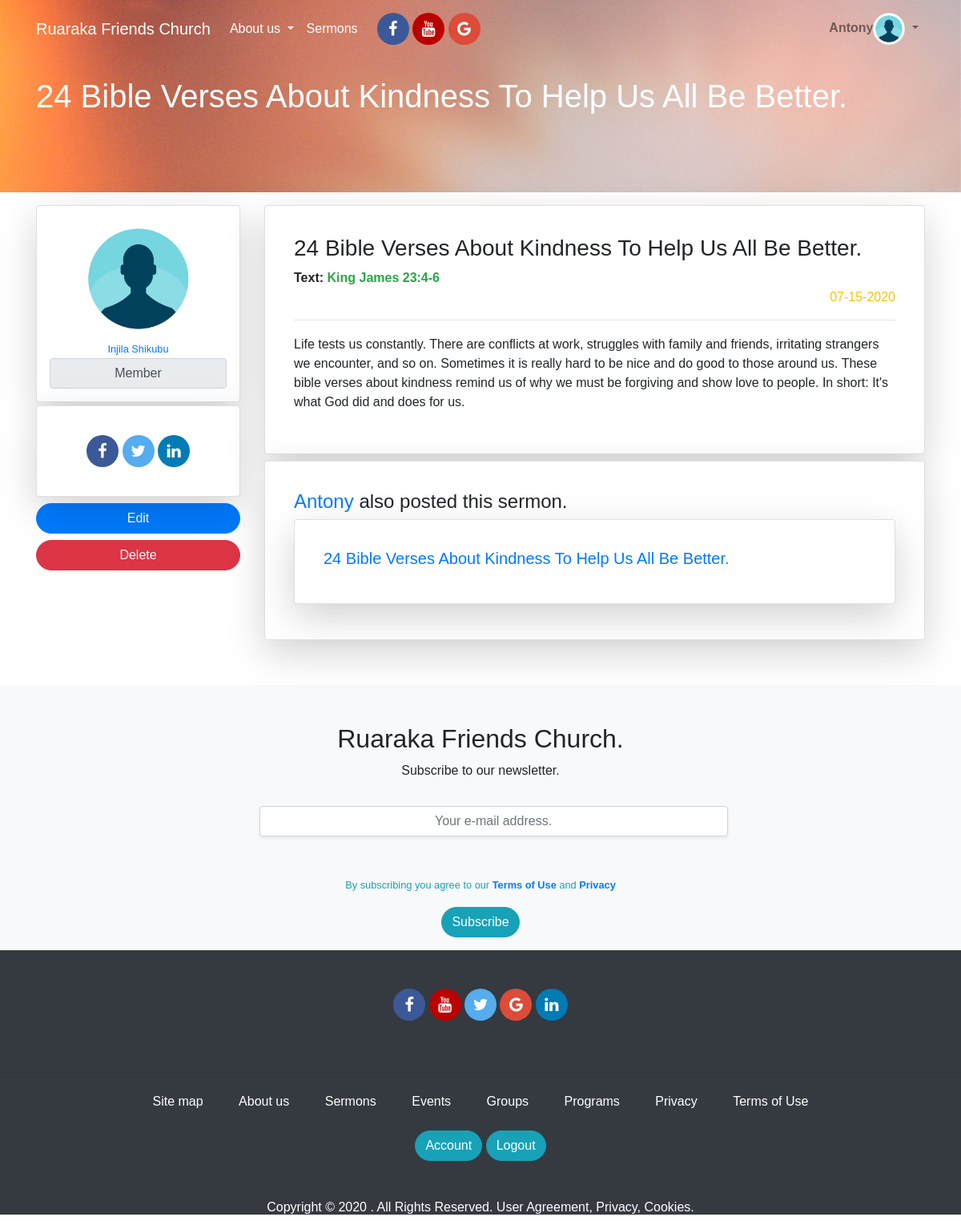
The app's page /sermon/details/3 (signed in), older data.
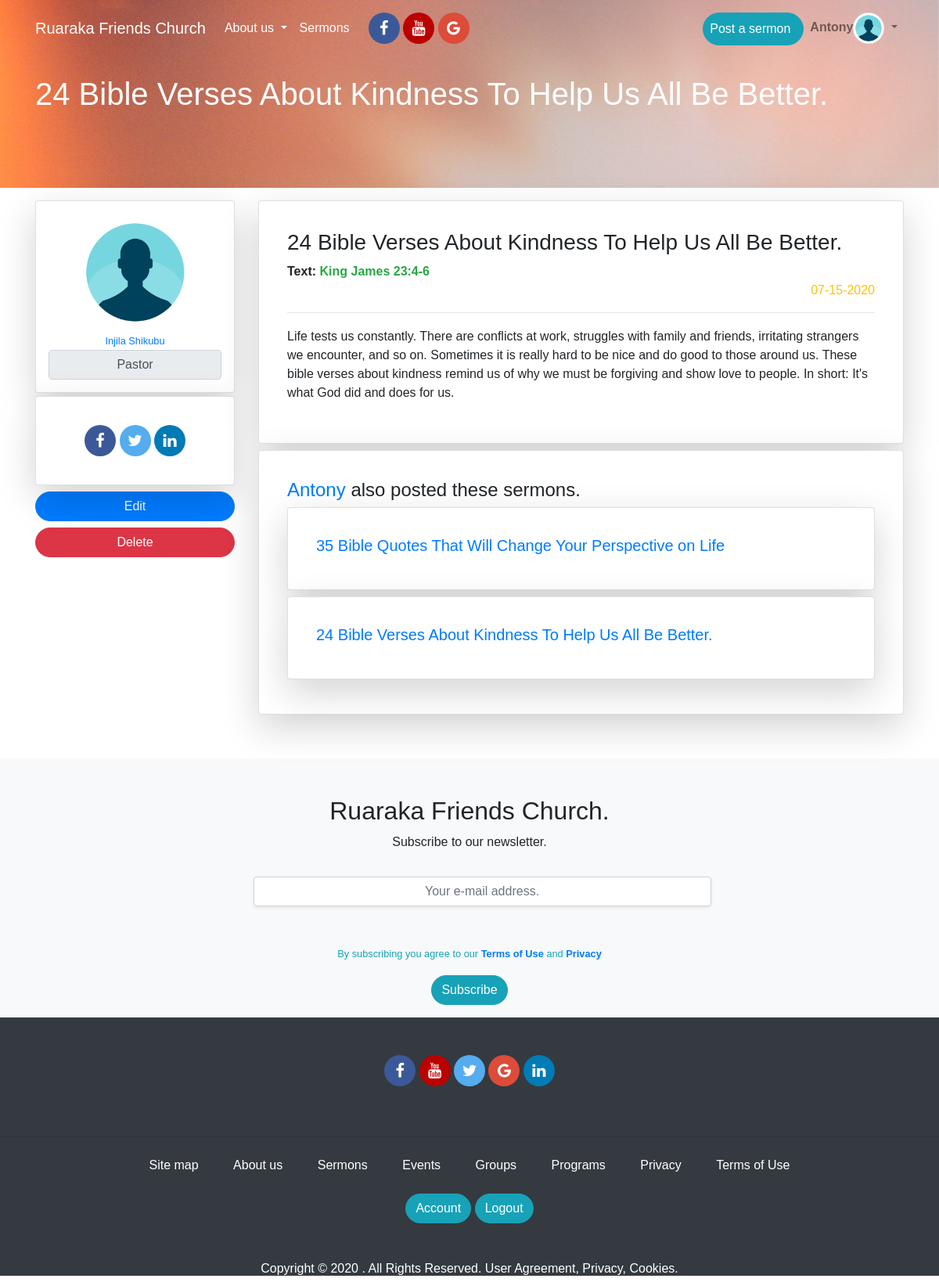
The same page, newer data.
### app/models.py (models this page shows, shortened)
class User(UserMixin,db.Model):
	id = db.Column(db.Integer, primary_key=True)
	username = db.Column(db.String(124), index=True,unique=True)
	firstname = db.Column(db.String(124), index=True)
	lastname = db.Column(db.String(124), index=True)
	email = db.Column(db.String(124), index=True, unique=True)
	password_hash = db.Column(db.String(124), index=True, unique=True)
	about_me = db.Column(db.String(150))
	avatar = db.Column(db.String(150))
	facebook_url = db.Column(db.String(200))
	twitter_url = db.Column(db.String(200))
	linkedin_url = db.Column(db.String(200))
	role = db.Column(db.String(124), index=True)
	posts = db.relationship('Post', backref='author', lazy='dynamic')
	sermons = db.relationship('Sermon', backref='author', lazy='dynamic')

class Sermon(db.Model):
	id = db.Column(db.Integer, primary_key=True)
	title = db.Column(db.String(124), index=True)
	text = db.Column(db.String(124), index=True)
	body = db.Column(db.String(500), index=True)
	created_at = db.Column(db.DateTime, index=True, default = datetime.utcnow)
	user_id = db.Column(db.Integer, db.ForeignKey('user.id'))

### app/routes.py (the view)
@app.route('/sermon/details/<sermon_id>')
def sermon_details(sermon_id):
	is_many = False
	sermon = Sermon.query.get(sermon_id)
	sermons = Sermon.query.filter_by(author=sermon.author).order_by(Sermon.created_at.desc())
	if sermons.count() > 1:
		is_many = True
		sermons = Sermon.query.filter_by(author=sermon.author).order_by(Sermon.created_at.desc())[1:]
		return render_template('sermon_details.html', title=sermon.title, sermon=sermon,sermons=sermons, is_many=is_many )
	return render_template('sermon_details.html', title=sermon.title, sermon=sermon,sermons=sermons, is_many=is_many )

### app/models.py (called while the page is built)
@login.user_loader
def load_user(id):
	return User.query.get(int(id))

### app/templates/sermon_details.html (shortened to what this page needs)
{% extends 'base.html' %}
{% block content  %}
<section id="profile_section">
	<div id="section-profile-top">
		<div class="pt-5 container">
			<h1 class="mt-5">{{sermon.title}} </h1>
		</div>
	</div>
	<div class="container mt-3 mb-5">
		<div class="row">
			<div class="col-xs-12 col-sm-12 col-md-3 col-lg-3 col-xl-3">
        <a href="{{url_for('profile', username=sermon.author.username)}}">
  				<div class="card shadow-lg p-3 mb-1 bg-white rounded text-center">
  					<img src="{{url_for('static', filename='imgs/profile_pic.png')}}" class="img-rounded mx-auto" style="height: 150px; width:150px">
  					<div class="card-body p-0">
  						<small>{{sermon.author.firstname}} {{sermon.author.lastname}}</small>
  						<input type="tex" disabled value="{{sermon.author.role}}" class="form-control" style="text-align: center">
  					</div>
  				</div>
        </a>
				<div class="card shadow-lg p-3 mb-2 bg-white rounded">
					<div class="card-body">
						<div id="social_media_links" class="text-center">
					        <a href="#" class="fa fa-facebook"></a>
					        <a href="#" class="fa fa-twitter"></a>
					        <a href="#" class="fa fa-linkedin"></a>
				      </div>
					</div>
				</div>
        {% if current_user.username == sermon.author.username   %}
          <a href="{{url_for('sermon_edit', sermon_id=sermon.id)}}" class="btn btn-primary btn-block btn_custom">Edit</a>
          <a href="{{url_for('sermon_delete', sermon_id=sermon.id)}}" class="btn btn-danger btn-block btn_custom">Delete</a>
        {% endif %}
			</div>
			<div class="col-xs-12 col-sm-12 col-md-9 col-lg-9 col-xl-9">
				<div class="card shadow-lg p-3 mb-2 bg-white rounded">
					<div class="card-body">
						<h3 class=""> {{sermon.title}} </h3>
            <strong>Text: <span class="text text-success">{{sermon.text}}</span> </strong>
						<p class="text-right text-warning">	{{ sermon.created_at.strftime('%m-%d-%Y') }}</p>
            <hr class="pt-0" style="height:2px">
					  <p>{{sermon.body}}</p>
					</div>
				</div>
				<div class="card shadow-lg p-3 mb-2 bg-white rounded">
					<div class="card-body">
            {% if sermons and is_many %}
            	<h4 class=""><a href="{{url_for('profile', username=sermon.author.username)}}">{{sermon.author.username}}</a> also posted these sermons.</h4>
              <div class="row">
                {% for sermon in sermons %}
                  <div class="col-xs-12 col-sm-12 col-md-12 col-lg-12 col-xl-12">
                    	<a href="{{url_for('sermon_details', sermon_id=sermon.id)}}" style="text-decoration: none">
                      <div class="card shadow-lg p-3 mb-2 bg-white rounded">
              					<div class="card-body">
                          	<h5 class=""> {{sermon.title}} </h3>
                        </div>
                      </div>
                    </a>
                  </div>
                {% endfor %}
              </div>
            {% elif sermons %}
							<h4 class=""><a href="{{url_for('profile', username=sermon.author.username)}}">{{sermon.author.username}}</a> also posted this sermon.</h4>
							<div class="row">
								{% for sermon in sermons %}
									<div class="col-xs-12 col-sm-12 col-md-12 col-lg-12 col-xl-12">
											<a href="{{url_for('sermon_details', sermon_id=sermon.id)}}" style="text-decoration: none">
											<div class="card shadow-lg p-3 mb-2 bg-white rounded">
												<div class="card-body">
														<h5 class=""> {{sermon.title}} </h3>
												</div>
											</div>
										</a>
									</div>
								{% endfor %}
							</div>
						{% else %}
							<p>{{user.firstname}} {{user.lastname}} has no sermons posted yet</p>
            {% endif %}
					</div>
				</div>
			</div>
	</div>
</section>
{% endblock content  %}

### app/templates/base.html (shortened to what this page needs)
<!doctype html>
<html lang="en">
  <head>
    <link rel="stylesheet" href="https://stackpath.bootstrapcdn.com/bootstrap/4.5.0/css/bootstrap.min.css">
    <link rel="stylesheet" href="https://cdnjs.cloudflare.com/ajax/libs/font-awesome/4.7.0/css/font-awesome.min.css">
    <link rel="stylesheet" type="text/css" href="{{url_for('static', filename='css/main.css')}}">
  </head>
  <body>
    {% include '_navbar.html' %}
    {% block body %}
        {% block content %}
        {% endblock content %}
        {% include '_footer.html' %}
    {% endblock body %}
  </body>
</html>

### app/templates/_navbar.html (shortened to what this page needs)
<nav class="navbar navbar-expand-lg navbar-light fixed-top" id="menu-area">
  <div class="container">
    <a class="navbar-brand  text-white" href="{{url_for('index')}}">Ruaraka Friends Church</a>
    <div class="collapse navbar-collapse  text-white" id="navbarNav">
      <ul class="navbar-nav ">
        <li class="nav-item dropdown">
          <a class="nav-link dropdown-toggle  text-white"  href="" id="navbarDropdown" role="button" data-toggle="dropdown" aria-haspopup="true" aria-expanded="false">
            About us
          </a>
        </li>
        <li class="nav-item mr-0 ">
          <a class="nav-link mr-0 text-white" href="#/section-sermons">Sermons</a>
        </li>
         <div id="social_media_links" class="text-center ml-3">
          <a href="#" class="fa fa-facebook"></a>
          <a href="#" class="fa fa-youtube"></a>
          <a href="#" class="fa fa-google"></a>
        </div>
      </ul>
      <ul class="navbar-nav ml-auto">
        {% if current_user.is_anonymous %}
        <li class="nav-item">
          <a class="nav-link btn btn-info btn_custom mr-1" href="{{url_for('signup')}}" style="color:white;padding-left:20px; padding-right: 20px">Join us</a>
        </li>
        <li class="nav-item">
            <a class="nav-link btn btn-warning btn_custom" href="{{url_for('login')}}" id="login_link" style="color:white;padding-left:20px; padding-right: 20px">Login</a>
        </li>
        {% else %}
        {% if current_user.role == 'Pastor' %}
        <li class="nav-item">
          <a class="nav-link btn btn-info btn_custom text-white mt-2 pr-3" href="{{url_for('sermon')}}" >Post a sermon</a>
        </li>
        {% endif %}
        <li class="nav-item dropdown">
          <a class="nav-link dropdown-toggle" href="{{url_for('profile',username=current_user.username)}}" id="navbarDropdown" role="button" data-toggle="dropdown" aria-haspopup="true" aria-expanded="false">
            <span><strong id="username-font">{{current_user.username}}</strong></span><img src="{{url_for('static', filename='imgs/profile_pic.png')}}" class="img-rounded" style="height: 40px; width:40px">
          </a>
        </li>
        {% endif %}
      </ul>
    </div>
  </div>
</nav>

### app/templates/_footer.html
<section>
	<div id="footer_top" class="bg-light pt-5">
		<div class="text-center">
			<h2>Ruaraka Friends Church.</h2>
			<p>Subscribe to our newsletter.</p>
			<div class="row">
				<div class="col-xs-12 col-sm-12 col-md-3 col-lg-3 col-xl-3"></div>
				<div class="col-xs-12 col-sm-12 col-md-6 col-lg-6 col-xl-6">
					<form action="{{url_for('subscribe')}}" method="post">
						<fieldset>
							<div class="form-group" id="subscribe_input">
								<input type="email" name="email" class="form-control m-3 shadow-sm p-3 mb-5 bg-white rounded" placeholder="Your e-mail address.">
								<p><small class="text-center text-info">By subscribing you agree to our <a href=""><strong>Terms of Use</strong></a> and <a href=""><strong>Privacy</strong></a></small></p>
								<button type="submit" class="btn btn-info btn_custom">Subscribe</button>
							</div>
						</fieldset>
					</form>
				</div>
				<div class="col-xs-12 col-sm-12 col-md-3 col-lg-3 col-xl-3"></div>
			</div>
		</div>
	</div>
	<div id="footer_bottom" class="bg-dark">
		<div id="social_media_links" class="p-5  text-center">
			<a href="#" class="fa fa-facebook"></a>
			<a href="#" class="fa fa-youtube"></a>
			<a href="#" class="fa fa-twitter"></a>
			<a href="#" class="fa fa-google"></a>
			<a href="#" class="fa fa-linkedin"></a>
		</div>
		<hr>
		<div class="text-center " id="site_links">
			<ul class="list-inline">
				<li class="list-inline-item">
		        <a class="nav-link text-white" href="#">Site map</a>
		      </li>
		      <li class="list-inline-item">
		        <a class="nav-link text-white" href="#">About us</a>
		      </li>
		      <li class="list-inline-item">
		        <a class="nav-link text-white" href="#">Sermons</a>
		      </li>
		      <li class="list-inline-item">
		        <a class="nav-link text-white" href="#">Events</a>
		      </li>
		       <li class="list-inline-item">
		        <a class="nav-link text-white" href="#">Groups</a>
		      </li>
		       <li class="list-inline-item">
		        <a class="nav-link text-white" href="#">Programs</a>
		      </li>
		      <li class="list-inline-item">
		        <a class="nav-link text-white" href="#">Privacy</a>
		      </li>
		      <li class="list-inline-item">
		        <a class="nav-link text-white" href="#">Terms of Use</a>
		      </li>
		    </ul>
		   <div>
		   	 {% if current_user.is_anonymous %}
		   	 	<a href="{{url_for('login')}}" class="btn btn-info btn_custom">Login</a> <small class="text-white">or</small>
		   		<a href="{{url_for('signup')}}" class="btn btn-outline-info btn_custom">Create account</a>
		   	 {% else %}
		   	 <a href="{{url_for('profile',username=current_user.username)}}" class="btn btn-info btn_custom">Account</a>
		   	 <a href="{{url_for('logout')}}" class="btn btn-info btn_custom">Logout</a>
			 {% endif %}
		   </div>
		   <div class="mt-5">
		   		<p class="text-white h6">Copyright © 2020 . All Rights Reserved. User Agreement, Privacy, Cookies.</p>
		   </div>
		</div>
	</div>
</section>

### app/static/css/main.css (style rules this page uses)
body { font-family: sans-serif; padding: 0; margin: 0 }
.btn_custom { border-radius: 30px; }
#section_auth fieldset input[type='text'], input[type='email'],input[type='password'] { background: transparent; color: #f8f9fa ; }
#subscribe_input input[type="email"]::placeholder { text-align: center; }
#subscribe_input input[type="email"] { text-align: center; }
#footer_bottom { min-height: 40vh; height: auto; }
.fa { padding: 10px; font-size: 20px; width: 30px; text-align: center; text-decoration: none; border-radius: 50%; }
.fa-facebook { background: #3B5998; color: white; width: 40px; }
.fa-twitter { background: #55ACEE; color: white; width: 40px; }
.fa-google { background: #dd4b39; color: white; width: 40px; }
.fa-linkedin { background: #007bb5; color: white; width: 40px; }
.fa-youtube { background: #bb0000; color: white; width: 40px; }
#profile_section { min-height: 70vh; }
#sermons_section_list, #section-profile-top { background-image: url('/static/imgs/bg1.jpg') ; background-repeat: no-repeat; background-attachment: fixed; background-size: cover; background-position: bottom; height: 35vh; max-height: 30vh; color: white }

Row changes from the older to the newer data that the page shows:
changed User "Antony": role "Member" → "Pastor" (drawn); author.role "Member" → "Pastor"
shown differently, row unchanged: Sermon "24 Bible Verses About Kindness To Help Us All Be Better.": moves from the list under "Antonyalso posted this sermon." to the list under "Antonyalso posted these sermons."
added Sermon: title "35 Bible Quotes That Will Change Your Perspective on Life", shown under "Antonyalso posted these sermons."
Text that changed along with them:
text no longer shown: "also posted this sermon."
text now shown: "Post a sermon also posted these sermons."
